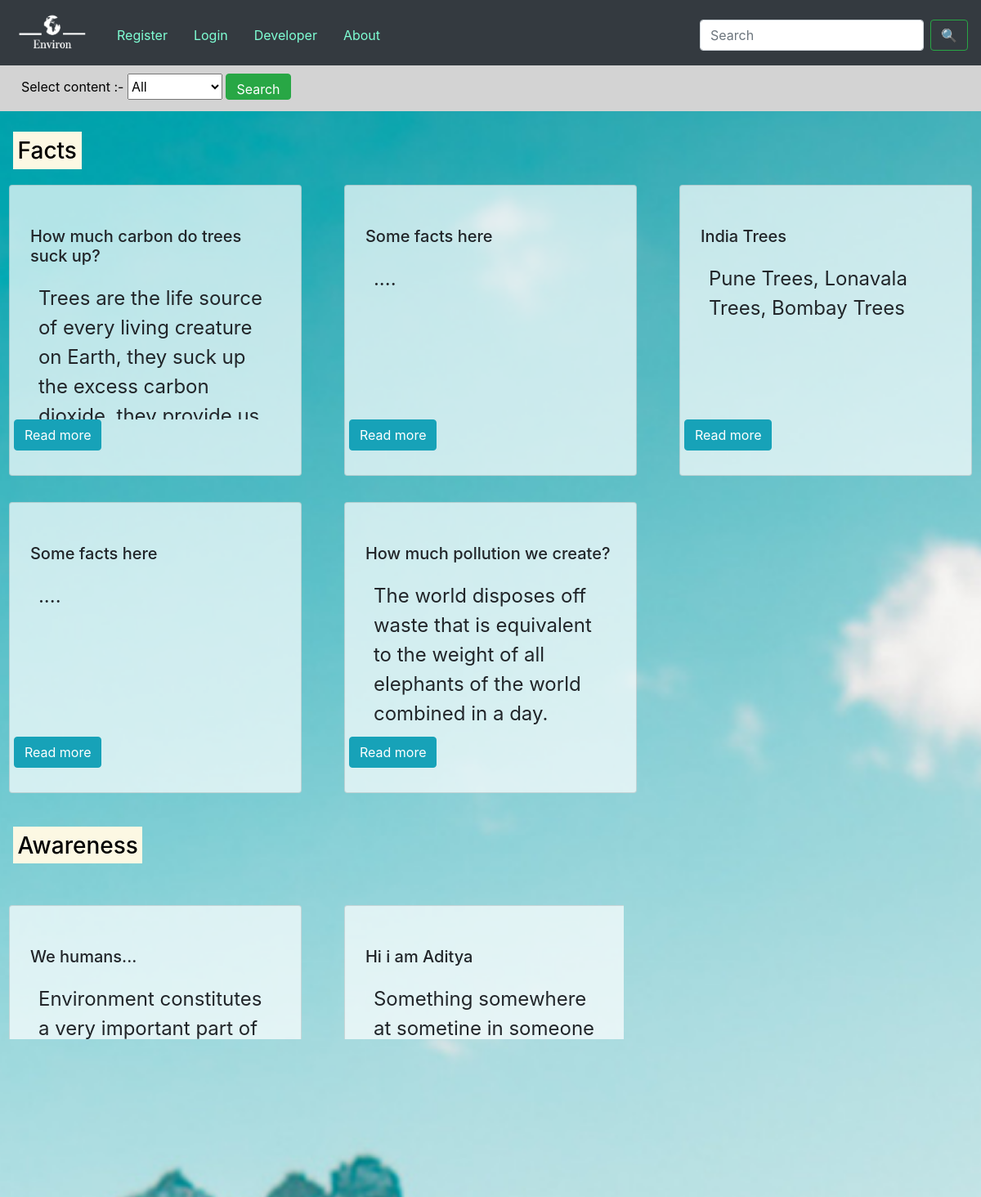
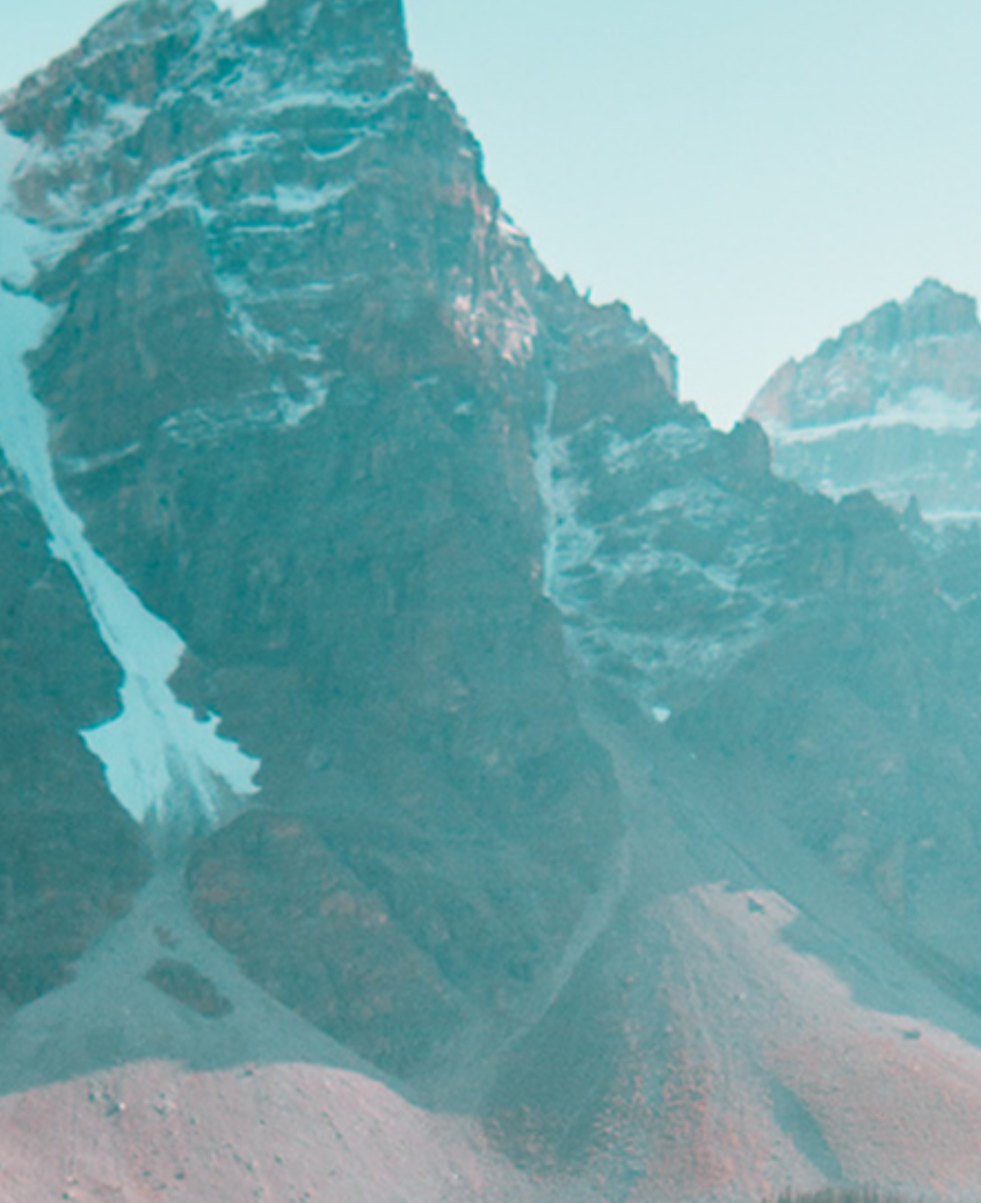
The page / on the database its author committed (2 pictures, top to bottom).
### tables this page shows
CREATE TABLE shared (id INTEGER, user TEXT NOT NULL, type TEXT NOT NULL, title TEXT NOT NULL, def TEXT NOT NULL, content TEXT NOT NULL, time NUMERIC, PRIMARY KEY(id));

CREATE TABLE 'quotes' (id INTEGER,'message' TEXT NOT NULL, PRIMARY KEY(id));

### application.py (the view, shortened to what this page needs)
@app.route("/", methods=["POST", "GET"])
def index():
    n = random.randint(1, 15)
    quote = db.execute("SELECT message FROM quotes WHERE id=?", n)
    if request.method == "GET":
        rows = db.execute("SELECT * FROM shared")
        random.shuffle(rows)
        return render_template("index.html", quote=quote[0], rows=rows)

### application.py (called while the page is built)
@app.after_request
def after_request(response):
    response.headers["Cache-Control"] = "no-cache, no-store, must-revalidate"
    response.headers["Expires"] = 0
    response.headers["Pragma"] = "no-cache"
    return response

### templates/index.html (shortened to what this page needs)
<!DOCTYPE html>
<html lang='en'>
    <head>
        <link rel="stylesheet" href="https://cdn.jsdelivr.net/npm/bootstrap@4.5.3/dist/css/bootstrap.min.css">
        <link href="/static/styles.css" rel="stylesheet">
    </head>
    <body class='index-back'>
        <nav class="navbar navbar-expand-lg navbar-light bg-dark fixed-top" id='navbar'>
            <a class="navbar-brand" href="/"><img src='/static/Environ-logos_white.png' style='width: 95px; height: 60px;'></a>
            <div class="collapse navbar-collapse" id="navbarSupportedContent">
                <ul class="navbar-nav mr-auto">
                    {% if session.user_id %}
                        <li class="nav-item active">
                            <a class="nav-link toplink" href="/yourShare"><div class='toplink'>Your ideas</div></a>
                        </li>
                        <li class="nav-item active">
                            <a class="nav-link toplink" href="/share"><div class='toplink'>Share idea</div></a>
                        </li>
                        <li class="nav-item">
                            <a class="nav-link toplink" href="/developer"><div class='toplink'>Developer</div></a>
                        </li>
                        <li class="nav-item active">
                            <a class="nav-link toplink" href="/about"><div class='toplink'>About</div></a>
                        </li>
                        <li class="nav-item active">
                            <a class="nav-link toplink" href="/logout"><div class='toplink'>Logout</div></a>
                        </li>
                    {% else %}
                        <li class="nav-item active">
                            <a class="nav-link toplink" href="/register"><div class='toplink'>Register</div></a>
                        </li>
                        <li class="nav-item active">
                            <a class="nav-link toplink" href="/login"><div class='toplink'>Login</div></a>
                        </li>
                        <li class="nav-item">
                            <a class="nav-link toplink" href="/developer"><div class='toplink'>Developer</div></a>
                        </li>
                        <li class="nav-item active">
                            <a class="nav-link toplink" href="/about"><div class='toplink'>About</div></a>
                        </li>
                    {% endif %}
                </ul>
                <form action="/" method='post' class="form-inline my-2 my-lg-0">
                    <input name='search' class="form-control mr-sm-2" type="search" placeholder="Search" aria-label="Search">
                    <button class="btn btn-outline-success my-2 my-sm-0" type="submit">&#128269;</button>
                </form>
            </div>
        </nav>
        <div class='fixed-top' style='padding: 0.625rem; background: lightgray;' id='subnav'>
            <form action='/specific' method='get'>
                <label for='type' style='color: black;'>&emsp;Select content :-</label>
                <select id='type' name='types' style='height: 2rem;'>
                    <option value='all'>All</option>
                </select>
                <button class="btn btn-success my-2 my-sm-0" type="submit" style='height: 2rem; vertical-align: top;'>Search</button>
            </form>
        </div>
        <br>
        <br>
        <br>
        {% if rows%}
            <h3 class='fixed-top' style='padding: 3rem 1rem; top: 3rem; position: relative;'><mark>Facts</mark></h3>
            <div class="row">
                {% for content in rows %}
                    {% if content.type == "fact" %}
                        <div class="col-sm-4">
                            <div class="card cardib">
                                <div class="card-body">
                                    <h5 class="card-title">{{ content.title }}</h5>
                                    <p class="card-text p-card">{{ content.def }}</p>
                                </div>
                                <form action='/content' method='post'>
                                    <button type='submit' class='btn btn-info'>Read more</button>
                                </form>
                            </div>
                        </div>
                    {% endif %}
                {% endfor %}
            </div>
            <h3 style='padding: 2rem 1rem;'><mark>Awareness</mark></h3>
            <div class="row">
                {% for content in rows %}
                    {% if content.type == "awareness" %}
                        <div class="col-sm-4">
                            <div class="card cardib">
                                <div class="card-body">
                                    <h5 class="card-title">{{ content.title }}</h5>
                                    <p class="card-text p-card">{{ content.def }}</p>
                                    <form action='/content' method='post'>
                                        <button type='submit' class='btn btn-info'>Read more</button>
                                    </form>
                                </div>
                            </div>
                        </div>
                    {% endif %}
                {% endfor %}
            </div>
            <h3 style='padding: 2rem 1rem;'><mark>Experiences</mark></h3>
            <div class="row">
                {% for content in rows %}
                    {% if content.type == "experience" %}
                        <div class="col-sm-4">
                            <div class="card cardib">
                                <div class="card-body">
                                    <h5 class="card-title">{{ content.title }}</h5>
                                    <p class="card-text p-card">{{ content.def }}</p>
                                    <form action='/content' method='post'>
                                        <button type='submit' class='btn btn-info'>Read more</button>
                                    </form>
                                </div>
                            </div>
                        </div>
                    {% endif %}
                {% endfor %}
            </div>
            <h3 style='padding: 2rem 1rem;'><mark>Ideas</mark></h3>
            <div class="row">
                {% for content in rows %}
                    {% if content.type == "idea" %}
                        <div class="col-sm-4">
                            <div class="card cardib">
                                <div class="card-body">
                                    <h5 class="card-title">{{ content.title }}</h5>
                                    <p class="card-text p-card">{{ content.def }}</p>
                                    <form action='/content' method='post'>
                                        <button type='submit' class='btn btn-info'>Read more</button>
                                    </form>
                                </div>
                            </div>
                        </div>
                    {% endif %}
                {% endfor %}
            </div>
            <h3 style='padding: 2rem 1rem;'><mark>Contributions</mark></h3>
            <div class="row">
                {% for content in rows %}
                    {% if content.type == "contribution" %}
                        <div class="col-sm-4">
                            <div class="card cardib">
                                <div class="card-body">
                                    <h5 class="card-title">{{ content.title }}</h5>
                                    <p class="card-text p-card">{{ content.def }}</p>
                                    <form action='/content' method='post'>
                                        <button type='submit' class='btn btn-info'>Read more</button>
                                    </form>
                                </div>
                            </div>
                        </div>
                    {% endif %}
                {% endfor %}
            </div>
        {% else %}
            <p class='question-head' style='color: #111; margin-top: 20%; font-size: 50px; text-align: center;'>No results match your search!</p>
        {% endif %}
        <footer>
            {{ quote.message }}
        </footer>
        <footer class='footer1'>
            Developed with Love by Aditya Samdadia!
        </footer>
    </body>
</html>

### static/styles.css (style rules this page uses)
#navbar { transition: top 0.3s; top: 0; width: 100%; }
#subnav { transition: top 0.3s; }
.toplink { color: aquamarine; font-size: medium; padding: 0.5rem; }
.fixed-top { position: fixed; }
div.fixed-top { top: 5rem; }
p { text-align: left; font-size: x-large; padding: 10px 100px; }
footer { background: RoyalBlue; font-size: 15px; padding: 15px 10px; text-align: center; color: white; clear: both; position: relative; bottom: 0; width: 100%; }
.col-sm-4 { padding: 1rem; }
.cardib { position: relative; padding: 1.875rem 0.31rem; margin-right: 0.625rem; margin-left: 0.625rem; background: rgba(255, 255, 255, 0.7); }
.card-body { height: 16rem; overflow: hidden; }
.p-card { padding: 0.625rem; }
.index-back { height: 100%; width: 100%; background-image: url(banner.jpg); background-position: center; background-attachment: fixed; background-size: cover; position: absolute; }
.footer1 { background: IndianRed; font-size: 0.938rem; padding: 0.938rem 0.625rem; text-align: center; color: white; clear: both; position: relative; bottom: 0; width: 100%; }

### rows shown on the page
shared: title "How much carbon do trees suck up?", def "Trees are the life source of every living creature on Earth, they suck up the excess carbon…"
shared: title "Some facts here", def "...."
shared: title "India Trees", def "Pune Trees, Lonavala Trees, Bombay Trees"
shared: title "Some facts here", def "...."
shared: title "How much pollution we create?", def "The world disposes off waste that is equivalent to the weight of all elephants of the world combined in a day."
shared: title "We humans...", def "Environment constitutes a very important part of our life. To understand life without studying the impact of environment is…"
shared: title "Hi i am Aditya", def "Something somewhere at sometine in someone a devil rises"
shared: title "Stupid, careless people", def "Once I was at a wedding that was being conducted at a pool side."
shared: title "Some ideas", def "Here are some ideas to minimize pollution the environment..."
shared: title "Little things matter", def "we need small behavioral changes to make big impact"
shared: title "I helped.....", def "There goes the description gool matool"
quotes: message "Saving our planet, lifting people out of poverty, advancing economic growth… these are one and the same fight. We must connect the dots between climate change, water scarcity, energy shortages, global health, food security and women’s empowerment. Solutions to one problem must be solutions for all. – Ban Ki-moon"
